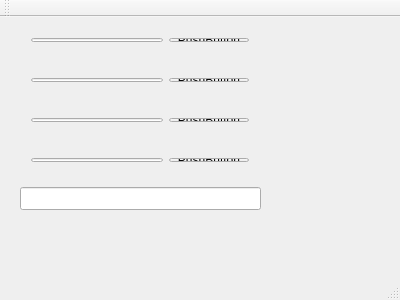
<?xml version="1.0" encoding="UTF-8"?>
<ui version="4.0">
 <class>LineEdit</class>
 <widget class="QMainWindow" name="LineEdit">
  <property name="geometry">
   <rect>
    <x>0</x>
    <y>0</y>
    <width>400</width>
    <height>300</height>
   </rect>
  </property>
  <property name="windowTitle">
   <string>LineEdit</string>
  </property>
  <widget class="QWidget" name="centralWidget">
   <widget class="QLineEdit" name="lineEdit_5">
    <property name="geometry">
     <rect>
      <x>20</x>
      <y>170</y>
      <width>241</width>
      <height>23</height>
     </rect>
    </property>
   </widget>
   <widget class="QWidget" name="layoutWidget">
    <property name="geometry">
     <rect>
      <x>20</x>
      <y>10</y>
      <width>240</width>
      <height>26</height>
     </rect>
    </property>
    <layout class="QHBoxLayout" name="horizontalLayout">
     <item>
      <widget class="QLineEdit" name="lineEdit"/>
     </item>
     <item>
      <widget class="QPushButton" name="pushButton">
       <property name="text">
        <string>PushButton</string>
       </property>
      </widget>
     </item>
    </layout>
   </widget>
   <widget class="QWidget" name="layoutWidget">
    <property name="geometry">
     <rect>
      <x>20</x>
      <y>50</y>
      <width>240</width>
      <height>26</height>
     </rect>
    </property>
    <layout class="QHBoxLayout" name="horizontalLayout_2">
     <item>
      <widget class="QLineEdit" name="lineEdit_2"/>
     </item>
     <item>
      <widget class="QPushButton" name="pushButton_2">
       <property name="text">
        <string>PushButton</string>
       </property>
      </widget>
     </item>
    </layout>
   </widget>
   <widget class="QWidget" name="layoutWidget">
    <property name="geometry">
     <rect>
      <x>20</x>
      <y>90</y>
      <width>240</width>
      <height>26</height>
     </rect>
    </property>
    <layout class="QHBoxLayout" name="horizontalLayout_3">
     <item>
      <widget class="QLineEdit" name="lineEdit_3"/>
     </item>
     <item>
      <widget class="QPushButton" name="pushButton_3">
       <property name="text">
        <string>PushButton</string>
       </property>
      </widget>
     </item>
    </layout>
   </widget>
   <widget class="QWidget" name="layoutWidget">
    <property name="geometry">
     <rect>
      <x>20</x>
      <y>130</y>
      <width>240</width>
      <height>26</height>
     </rect>
    </property>
    <layout class="QHBoxLayout" name="horizontalLayout_4">
     <item>
      <widget class="QLineEdit" name="lineEdit_4"/>
     </item>
     <item>
      <widget class="QPushButton" name="pushButton_4">
       <property name="text">
        <string>PushButton</string>
       </property>
      </widget>
     </item>
    </layout>
   </widget>
  </widget>
  <widget class="QMenuBar" name="menuBar">
   <property name="geometry">
    <rect>
     <x>0</x>
     <y>0</y>
     <width>400</width>
     <height>25</height>
    </rect>
   </property>
  </widget>
  <widget class="QToolBar" name="mainToolBar">
   <attribute name="toolBarArea">
    <enum>TopToolBarArea</enum>
   </attribute>
   <attribute name="toolBarBreak">
    <bool>false</bool>
   </attribute>
  </widget>
  <widget class="QStatusBar" name="statusBar"/>
 </widget>
 <layoutdefault spacing="6" margin="11"/>
 <resources/>
 <connections/>
</ui>
